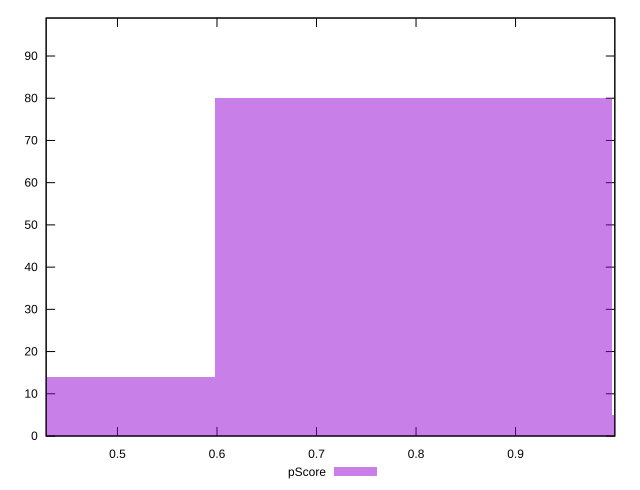

Source code (gnuplot):
reset

$pScore <<EOF
1.1961842036149102 5
0.7974561357432735 80
0.3987280678716367 14
EOF

set key outside below
set boxwidth 0.3987280678716367
set xrange [0.42834810267273143:0.9997395828923463]
set yrange [0:99]
set trange [0:99]
set style fill transparent solid 0.5 noborder
set terminal svg size 640, 490 enhanced background rgb 'white'
set output "reports/report_00027_2021-02-24T12-40-31.850Z/first-cpu-idle/samples/card/pScore/histogram.svg"

plot $pScore title "pScore" with boxes

reset
